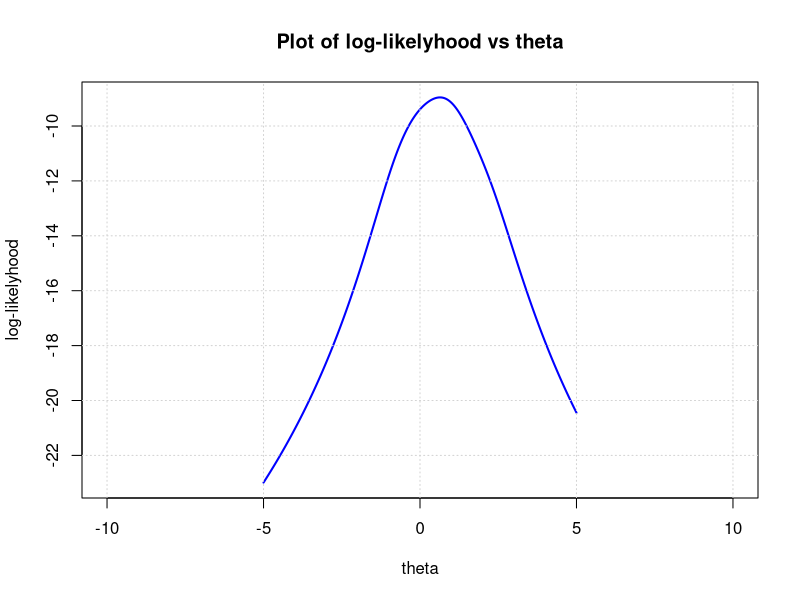

Generate this figure with R:
## ---- chunk 1
knitr::opts_chunk$set(echo = TRUE)
library(ggplot2)
## ---- chunk 2
sample <- c(1.09, -0.23, 0.79, 2.31, -0.81)
inital_guess <- 0
tol <- 1e-6
## ---- chunk 3
score <- function(y, theta){
  l_prime <- 2*sum((y - theta)/(1+(y-theta)^2))
  return(l_prime)
}

fisher_info <- function(y){
  I = length(y)/2
  return(I)
}

fisher <- function(y = sample, 
                   theta_0 = inital_guess, 
                   tolerance = tol){
  epsilon <- 10
  theta <- theta_0
  while(epsilon > tolerance){
    guess <- theta + score(y, theta)/fisher_info(y)
    theta <- guess
    print(theta)
    epsilon <- abs(score(y, theta))
    #print(epsilon)
  }
  return(theta)
}
## ---- chunk 4
log_likelyhood <- function(y, theta){
  n = length(y)
  l <- numeric(length = length(theta))
  for (i in seq_along(theta)){
    l[i] <- -n*log(pi) - sum(log(1 + (y-theta[i])^2))
  }
  return(l)
}

theta_vals = seq(-5, 5, length.out = 10000)
l <- log_likelyhood(sample, theta_vals)
plot(theta_vals, l, type = "l", col = "blue", lwd = 2, 
     main = "Plot of log-likelyhood vs theta", 
     xlab = "theta", 
     ylab = "log-likelyhood",
     xlim = c(-10, 10), 
     ylim = c(min(l), max(l)))
grid()

theta_vals[which.max(l)]
